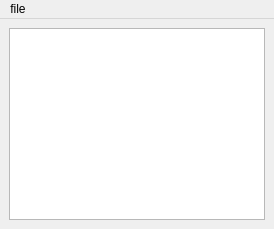
<?xml version="1.0" encoding="UTF-8"?>
<ui version="4.0">
 <class>MyApp</class>

  <widget class="QMainWindow" name="MyApp">
    <!-- Menu -->
    <widget class="QMenuBar" name="menuBar">

     <widget class="QMenu" name="fileMenu">
      <property name="title">
       <string>file</string>
      </property>
      <addaction name="actionLastNota"/>
      <addaction name="actionNew"/>
      <addaction name="actionOpen"/>
      <addaction name="actionSave"/>
      <addaction name="actionRemove"/>
      <addaction name="actionChangePath"/>
     </widget>
     <addaction name="fileMenu"/>
    </widget>

    <!-- Menu actions -->
    <action name="actionLastNota">
      <property name="text">
        <string>last-nota</string>
      </property>
    </action>

    <action name="actionNew">
      <property name="text">
        <string>new</string>
      </property>
    </action>

    <action name="actionOpen">
      <property name="text">
        <string>open</string>
      </property>
    </action>

    <action name="actionSave">
     <property name="text">
      <string>save</string>
     </property>
    </action>

    <action name="actionRemove">
      <property name="text">
        <string>remove</string>
      </property>
    </action>

    <action name="actionChangePath">
      <property name="text">
        <string>change-path</string>
      </property>
    </action>

    <!-- Contenido contundente -->
    <widget class="QWidget" name="centralWidget">
      <layout class="QVBoxLayout" name="mainLayout">
        <!-- TextView -->
        <item>
          <widget class="QTextEdit" name="textedit"></widget>
          <property name="wordWrap">
            <bool>true</bool>
          </property>
        </item>

      </layout>
    </widget>

  </widget>

  <resources/>
  <connections/>
</ui>
